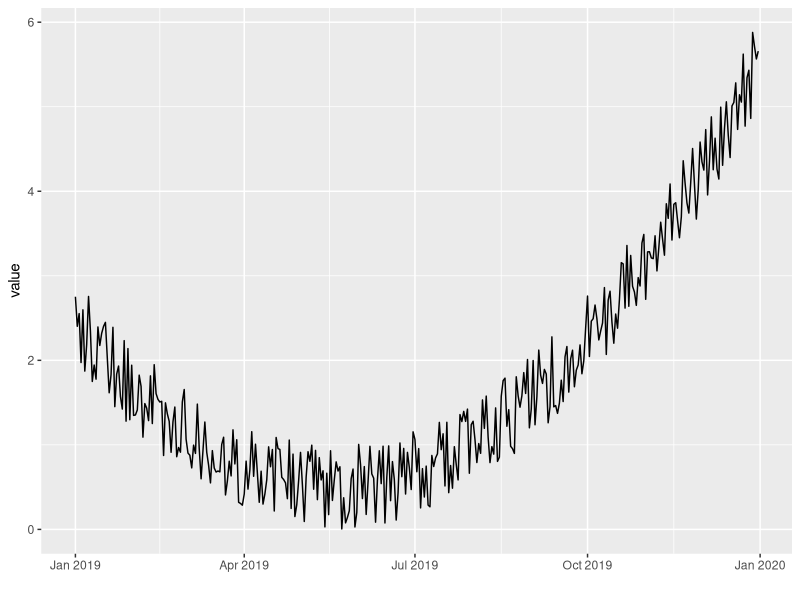
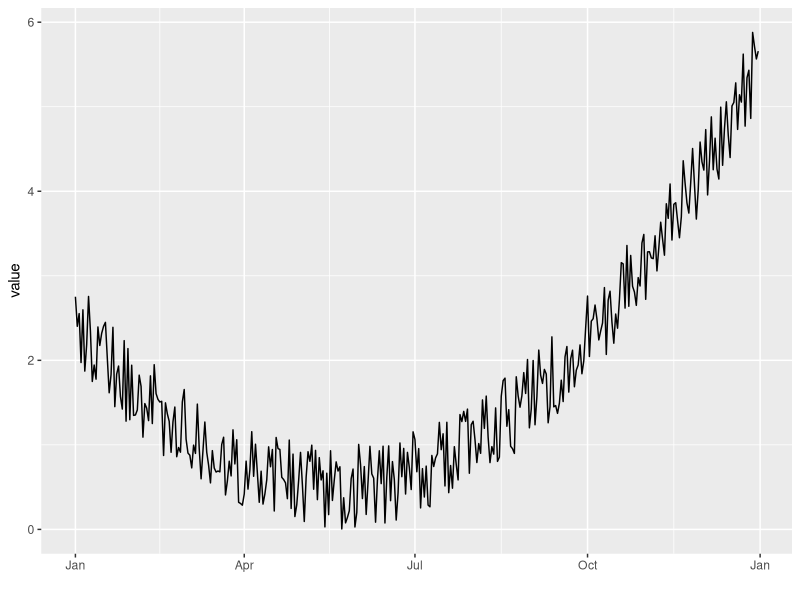
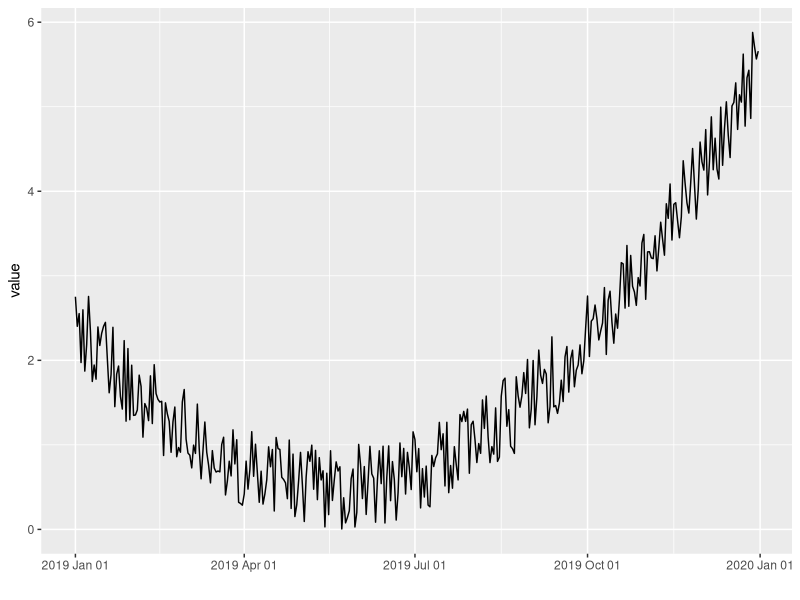
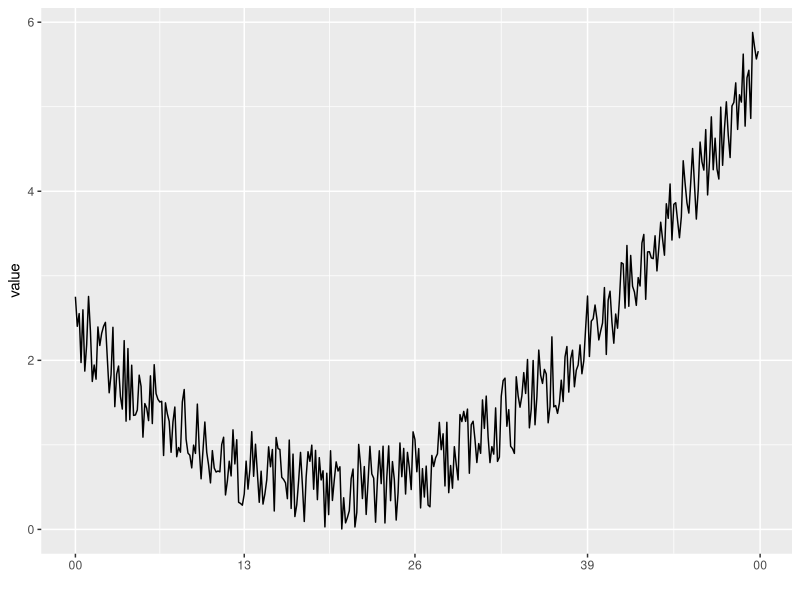
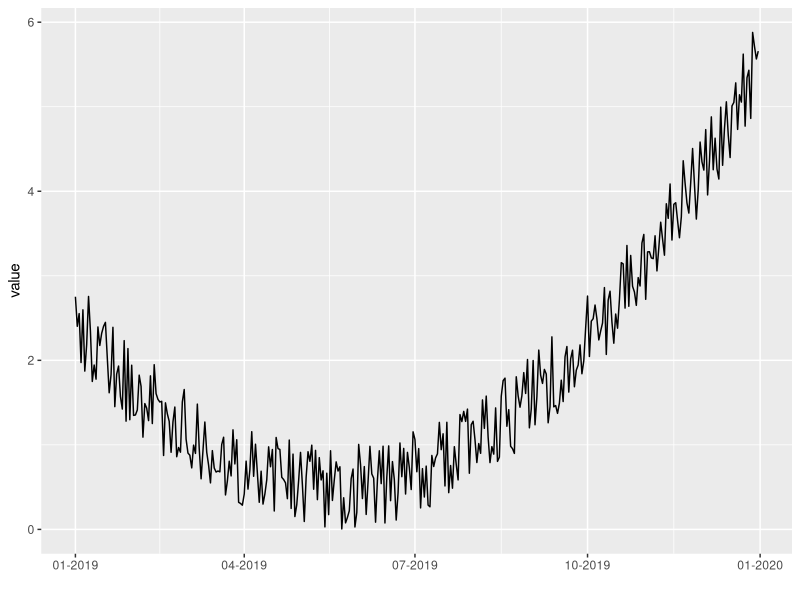
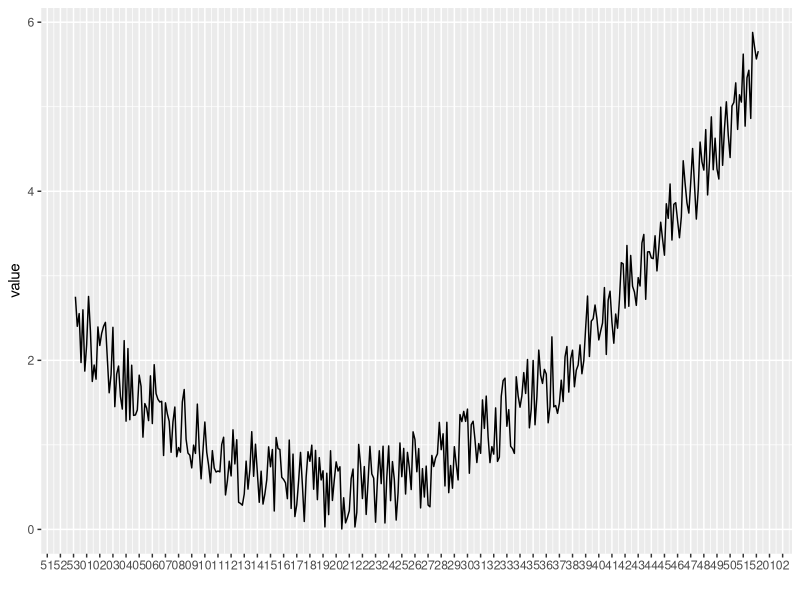
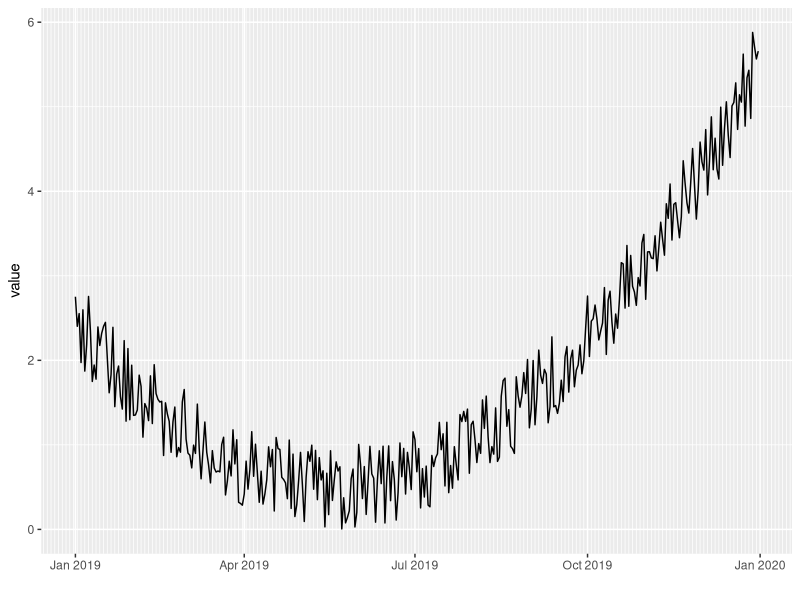
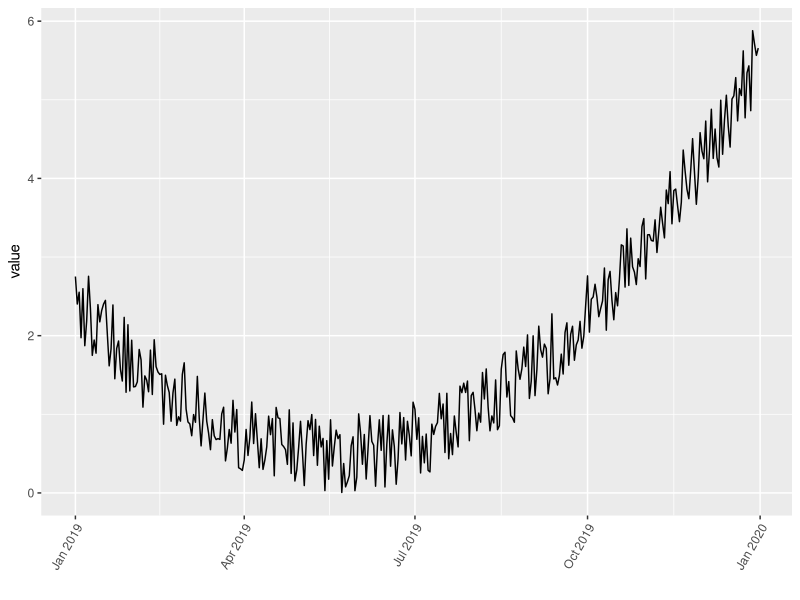

Write R code to recreate these figures, in order.
#TS - Ggplots

# Libraries
library(ggplot2)
library(dplyr)

# Dummy data
data <- data.frame(  day = as.Date("2019-01-01") + 0:364, value = runif(365) + seq(-140, 224)^2 / 10000 )
data
range(data$day)
# Most basic bubble plot
p <- ggplot(data, aes(x=day, y=value)) +  geom_line() +   xlab("")
p

#As soon as the time variable is recognized as a date, you can use the scale_x_date() function to choose the format displayed on the X axis.
str(data)

p+scale_x_date(date_labels = "%b")
p+scale_x_date(date_labels = "%Y %b %d")
p+scale_x_date(date_labels = "%W")
p+scale_x_date(date_labels = "%m-%Y")


#Breaks-------
#It also possible to control the amount of break and minor breaks to display with date_breaks and date_minor_breaks.

p + scale_x_date(date_breaks = "1 week", date_labels = "%W")
p + scale_x_date(date_minor_breaks = "2 day")

#angle
p + theme(axis.text.x=element_text(angle=60, hjust=1)) 


#limits
#Use the limit option of the scale_x_date() function to select a time frame in the data:
range(data$day)
p + scale_x_date(limit=c(as.Date("2019-10-01"),as.Date("2019-12-22")))


head(data)
#annotate
g1 <- ggplot(data=data, aes(x=day, y=value)) +   geom_line(color="#69b3a2") 
data[c(1,100,200),]
head(data)

g1 + annotate(geom="text", x=as.Date("2019-07-19"), y=0.67,  label=paste("Begin of Couse Dates", 0.67)) +  annotate(geom="point", x=as.Date("2019-07-19"), y=.62, size=10, shape=21, fill="transparent") +  geom_hline(yintercept=.65, color="orange", size=.5)



#
library(ggfortify)

?ggfortify
forecast::ggmonthplot(nottem)
